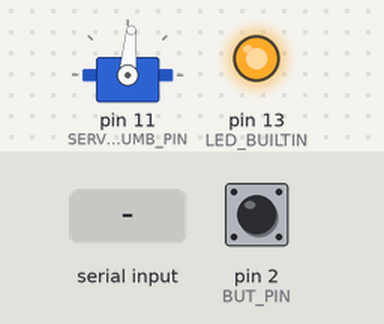
A sketch run on a simulated Arduino Leonardo, built with avr-gcc and run on an emulated ATmega32U4. On the bench: servo, output pins drawn as LEDs (lit = HIGH). Wiring (inferred from the names in the program): WS2801 LEDs: data pin 9; clock pin 10; servo: signal pin 11. The test bench sets the inputs (shaded band); at power-on: pin 2 (BUT_PIN) HIGH. Servo pulses on a pin are drawn as a servo (544–2400 µs = 0–180°); pins used as bus, display or sensor lines are not drawn; what the sketch prints to the serial monitor is not drawn.

Above: at 7.2 s.
7.3 s: "30,150\n" received over Serial
At 10.0 s:
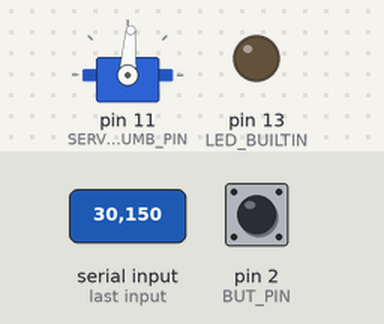
10.3 s: pin 2 (BUT_PIN) pulled LOW for 0.15 s
At 11.4 s:
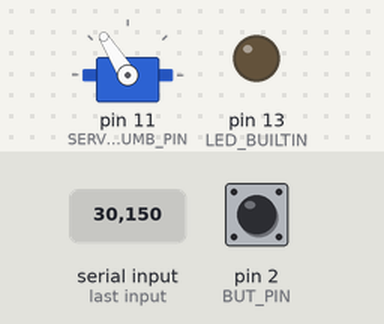
At 13.2 s:
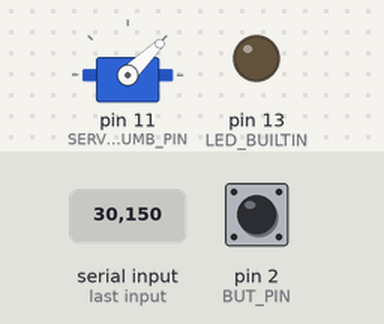
13.4 s: pin 2 (BUT_PIN) pulled LOW for 3.2 s
Timing chart, 0 to 24.1 s (numbered marks = the images above; inputs shaded):
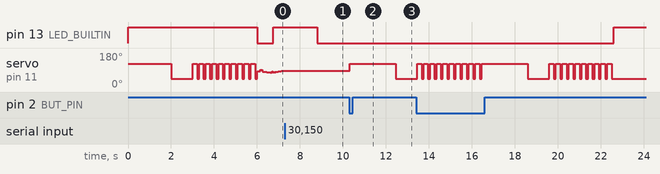

Measured:
- after the input at 7.3 s, servo on pin 11 (SERVO_THUMB_PIN): stops changing and stays 86°
- after the input at 10.3 s, pin 13 (LED_BUILTIN): stays LOW (without the input it goes to HIGH after 0.00 s); servo on pin 11 (SERVO_THUMB_PIN): 86° → 122° at once, → 44° 2.1 s later

The sketch:

DextraRoshamboHand.ino
```cpp
// (licence header left out)
#define VERSION  "Version dated 7.10,2020"
#define BAUDRATE 115200 // serial port baud rate, host must set same speed
#undef USELEDSTRIP // define to send commands to LED strip from Adafruit
#undef ECHO // define to echo back cmd chars (for measuring roundtrip latency)
#define OPPOSEDTHUMB // to use with hand that has opposed thumb (new type from aliexpress without spring compliant actuation)

const int MAX_SERVO_ACTIVATION_TIME_MS = 400; // limits time servos are powered to any one position, set zero to disable timeout
const long int NO_COMMAND_TURN_OFF_TIME_MS = 6000; // time to relax (turn off servos) if no command has been recieved for a long time
const long int BUT_TAP_TIME_MS = 300; // if button is only tapped for less than this time, then show the whole RSB sequence, otherwise, if button is held down, go to rock while held and then paper when released.

#ifdef USELEDSTRIP
#include <Adafruit_WS2801.h> // for LED strip, if error compiling, install Adafruit library WS2801
#endif
#include "FastServo.h" // for fast servo pulse rate (300Hz)
//change COM ports accordingly

// roshambo robot hand control
// in linux echo “x” >> /dev/ttyUBS0
// where x="1" for paper, "2" for scissors, "3" for rock, "4" for slowly wiggling, "5" to relax (turn off servos), "6" to twitch, i.e. during game throws
// serial port characters and states, e.g. for ROCK send '3'
const int PAPER = 1, SCISSORS = 2, ROCK = 3, SLOWLY_WIGGLE = 4, TURN_OFF = 5, TWITCH = 6;
int state = SLOWLY_WIGGLE; // last command received
long lastCmdTimeMs;

FastServo servo0, servo1;
#ifdef OPPOSEDTHUMB
FastServo servoThumb;
#endif

// servo0 = pin 9 = scissors servo
// servo1 = pin 10 = papers servo
// servo0 scissors
// servo1 + servo0 paper
// servo0+1 twitch rock

const int SERVO_0_PIN = 9, SERVO_1_PIN = 10, BUT_PIN = 2, LED_PIN = 7;
#ifdef OPPOSEDTHUMB
const int SERVO_THUMB_PIN = 11;
#endif


// LED strip light from http://www.play-zone.ch/en/12mm-diffused-digital-rgb-led-pixels-50er-strang-ws2801.html
const int LED_STRIP_DATA_PIN = 4, LED_STRIP_CLOCK_PIN = 3, NUM_LEDS = 50;

// https://learn.adafruit.com/12mm-led-pixels/code Set the first variable to the NUMBER of pixels. 25 = 25 pixels in a row
// first third of LEDS are rock, 2nd 3rd are paper, last third are scissors lamps
#ifdef USELEDSTRIP
Adafruit_WS2801 ledStrip;
#endif

// Servos
// rest and extended positions are set by reading pot depending on button press
// on robot hand from ebay, fingers are wired up so that thumb and last 2 fingers are on one servo output and first two fingers are on the other.
// because the servos have different polarity of rotation, see the rock() scissors() and paper() functions to see the exact action
const unsigned int rest0Pos = 1800, ext0Pos = 1000, rest1Pos = 1800, ext1Pos = 1000;// servo pos in us, 2000 finger curled, 1000 fully out
#ifdef OPPOSEDTHUMB
const unsigned int restThumb = 1800, extThumb = 1000;// servo pos in us, 2000 finger curled, 1000 fully out
#endif

// idle waving action. When in background mode, the servo slowly wave around neutral position
const unsigned int idle0dc = (ext0Pos + rest0Pos) / 2, idle1dc = (rest1Pos + ext1Pos) / 2;
const int idleAcAmplitude = 700; // amplitude of osciallations
const int idle0PeriodMs = 1000, idle1PeriodMs = idle0PeriodMs * 1.11111; // discomensurate periods
const int idleReturnTauMs = 3000; // time constant of IIR lowpass filter that filters sinusoidal generators for return to idle position
const int twitchDelayMs = 50, twitchAmplitude = 50;

// cutoff frequency is high enough to let through the AC but prevent sudden jerky returns to osciallation

float idle0LpPos, idle1LpPos;
long lastUpdateTimeMs;

// serial port
int cmd = 0;
bool lastBut = false;
bool attached = false;
int lastAdcCheckTimeMs = 0;
long int lastHeartbeatTime = 0;
long int heartbeatHalfPeriodMs = 500;

int lastS0, lastS1; // last settings for servo 0 and 1, to check for new settings and timeout of powering servo
#ifdef OPPOSEDTHUMB
int lastThumb;
#endif
long lastNewServoSettingTimeMs; // last time that a unique new set of servo positions was set
long lastButtonChangeTimeMs; // last time that button state changed

void setup() {
  pinMode(LED_BUILTIN, OUTPUT);
  pinMode(BUT_PIN, INPUT_PULLUP);
  pinMode(A1, INPUT);
  analogReference(EXTERNAL); // tied to 3V3 so 1023=full scale
  Serial.begin(BAUDRATE);
  attach();
  Serial.println("Dextra RoShamBo ready to serve");
  Serial.println(VERSION);
#ifdef USELEDSTRIP
  Serial.println("Commands for Adafruit LED strip are enabled");
#else
  Serial.println("Adafruit LED strip is disabled");
#endif
#ifdef ECHO
  Serial.println("Command characters will echo");
#else
  Serial.println("Command characters will not echo");
#endif

  Serial.print("Enter ");
  Serial.print(ROCK);
  Serial.print(" for rock, ");
  Serial.print(SCISSORS);
  Serial.print(" for scissors, ");
  Serial.print(PAPER);
  Serial.println(" for paper, ");
  Serial.print(SLOWLY_WIGGLE);
  Serial.println(" for slowly-wiggling state, ");
  Serial.print(TURN_OFF);
  Serial.println(" to turn off servos and LEDs,");
  Serial.print(TWITCH);
  Serial.println(" to twitch the servos");
  //  Serial.println("Turn pot and hit black button to set rest position");

#ifdef USELEDSTRIP
  ledStrip = Adafruit_WS2801(NUM_LEDS, LED_STRIP_DATA_PIN, LED_STRIP_CLOCK_PIN);
  ledStrip.begin(); // LED strip initialization
  ledStrip.show(); // Update LED contents, to start they are all 'off'
#endif
  toggleLed();
  roshamboSequence();

  idle0LpPos = idle0dc; // initialize oscillator
  idle1LpPos = idle1dc; // initialize oscillator
  lastUpdateTimeMs = millis();
  lastCmdTimeMs = lastUpdateTimeMs;
  lastButtonChangeTimeMs=lastUpdateTimeMs;

}


void loop() {
  boolean butPressed = !digitalRead(BUT_PIN); // button pressed state, TRUE if pressed now
  //int adc=analogRead(A7);
  if (butPressed && !lastBut) { // if button just pressed but wasn't last cycle
    toggleLed();
    lastButtonChangeTimeMs=millis();
    state=ROCK;
    idle0LpPos = idle0dc; // initialize oscillator
    idle1LpPos = idle1dc; // initialize oscillator
    lastUpdateTimeMs = millis();
    lastButtonChangeTimeMs=lastUpdateTimeMs;
    lastCmdTimeMs = lastUpdateTimeMs;
  } else if (!butPressed && lastBut && millis()-lastButtonChangeTimeMs<BUT_TAP_TIME_MS) { // button released but quickly
    lastButtonChangeTimeMs=millis();
    roshamboSequence();
  }else if (!butPressed && lastBut){
    toggleLed();
    lastButtonChangeTimeMs=millis();
    state=PAPER; // if released slowly, then now just freeze paper
  }
  lastBut = butPressed;

  if (Serial.available())  {
    toggleLed();
    digitalWrite(LED_PIN, 1);
    heartbeatHalfPeriodMs = 300;
    cmd = Serial.read() - '0'; // convert the character '1'-'9' to decimal 1-9
#ifdef ECHO
    Serial.write(cmd + '0');
#endif
    lastCmdTimeMs = millis();
    switch (cmd) {
      case PAPER:
        state = PAPER;
        break;
      case SCISSORS:
        state = SCISSORS;
        break;
      case ROCK:
        state = ROCK;
        break;
      case SLOWLY_WIGGLE:
        state = SLOWLY_WIGGLE;
        break;
      case TURN_OFF:
        state = TURN_OFF;
        break;
      case TWITCH:
        state = TWITCH;
        break;
      default:
        state = TURN_OFF;
        break;
    }
  }

  if (millis() - lastCmdTimeMs > NO_COMMAND_TURN_OFF_TIME_MS) {
    state = TURN_OFF;
  }

  switch (state) {
    case PAPER:
      paper();
      break;
    case SCISSORS:
      scissors();
      break;
    case ROCK:
      rock();
      break;
    case SLOWLY_WIGGLE:
      slowlyWiggle();
      break;
    case TURN_OFF:
      turnoff();
      break;
    case TWITCH:
      twitch();
      state = TURN_OFF;
      break;
    default:
      break;

  }
  if (millis() - lastHeartbeatTime > heartbeatHalfPeriodMs) {
    lastHeartbeatTime = millis();
    toggleLed();
  }
  digitalWrite(LED_PIN, 0);
}

void updateOscillators() {
  long t = millis();
  int dt = t - lastUpdateTimeMs;
  if (dt > 0) {
    //    Serial.print(" t=");
    //    Serial.print(t);
    //        Serial.print(" dt=");
    //        Serial.print(dt);
    idle0LpPos = updateOscillator(t, dt, idle0LpPos, idle0dc, idleAcAmplitude, idle0PeriodMs);
    idle1LpPos = updateOscillator(t, dt, idle1LpPos, idle1dc, idleAcAmplitude, idle1PeriodMs);
    lastUpdateTimeMs = t;
    //        Serial.print(" idle0LpPos=");
    //        Serial.print(idle0LpPos);
    //        Serial.print(" idle1LpPos=");
    //        Serial.println(idle1LpPos);
  }
}

float updateOscillator(long t, int dt, float lastPos, int dc, int ac, int per) {
  if (dt > 0) {
    float pos = dc + ac * sin((2 * PI * (t % per)) / per);
    //    Serial.print(" pos=");
    //    Serial.println(pos);
    float m = (float)dt / idleReturnTauMs;
    if (m > 1) m = 1;
    //    Serial.print(" m=");
    //    Serial.print(m, 6);
    float newPos = ((1 - m) * lastPos) + (m * pos);
    //    Serial.print(" lastPos=");
    //    Serial.print(lastPos);
    //    Serial.print(" pos=");
    //    Serial.print(pos);
    //    Serial.print(" newPos=");
    //    Serial.println(newPos);
    //
    //    Serial.println();
    return newPos;
  }
  return lastPos;
}

void attach() {
  servo0.attach(SERVO_0_PIN);  // attaches the servo on pin 9 to the servo object
  servo1.attach(SERVO_1_PIN);  // attaches the servo on pin 10 to the servo object
#ifdef OPPOSEDTHUMB
  servoThumb.attach(SERVO_THUMB_PIN);
#endif
  attached = true;
}

void detach() {
  servo0.detach();
  servo1.detach();
#ifdef OPPOSEDTHUMB
  servoThumb.detach();
#endif
  attached = false;
}

void turnoff() { // turn off servos
  state = TURN_OFF;
  if (attached) {
    detach();
#ifdef USELEDSTRIP
    clearLedStrip();
#endif
  }
  else {
#ifdef USELEDSTRIP
    clearLedStrip();
#endif
  }
  heartbeatHalfPeriodMs = 1500;
}

void checkAttached() {
  if (!attached) {
    attach();
  }
}

// wiggle servos slowly
void slowlyWiggle() {
  if (millis() - lastCmdTimeMs > NO_COMMAND_TURN_OFF_TIME_MS) {
    state = TURN_OFF;
  } else {
    state = SLOWLY_WIGGLE;
    heartbeatHalfPeriodMs = 750;


    //  servo0.writeMicroseconds(rest0Pos);
    //  servo1.writeMicroseconds(rest1Pos);
    updateOscillators();
    checkAttached();
    setServoValues((int)idle0LpPos, (int)idle1LpPos, false);
#ifdef OPPOSEDTHUMB
    setThumbServo((int)idle1LpPos);
#endif
#ifdef USELEDSTRIP
    clearLedStrip();
#endif
  }
}

void toggleLed() {
  digitalWrite(LED_BUILTIN, !digitalRead(LED_BUILTIN));
}

void comePlay() {
#ifdef USELEDSTRIP
  clearLedStrip();
#endif
  for (int loop_idx = 0; loop_idx < 1500; loop_idx++)
    if (Serial.available()) {
      break;
    } else {
      delay(1);
    }
#ifdef USELEDSTRIP
  for (int i = 0; i < NUM_LEDS; i++) {
    ledStrip.setPixelColor(i, 0xFFFFFF);
  }
  ledStrip.show();
#endif
  for (int loop_idx = 0; loop_idx < 1500; loop_idx++)
    if (Serial.available()) {
      break;
    } else {
      delay(1);
    }
}

#ifdef USELEDSTRIP
void clearLedStrip() {
  for (int i = 0; i < NUM_LEDS; i++) {
    ledStrip.setPixelColor(i, 0);
  }
  ledStrip.show();
}
#endif

void setServoValues(int s0, int s1, bool resetLowPass) {
  if (s0 != lastS0 || s1 != lastS1) {
    servo0.writeMicroseconds(s0);
    servo1.writeMicroseconds(s1);
    lastNewServoSettingTimeMs = millis();

    if (resetLowPass) {
      idle0LpPos = s0;
      idle1LpPos = s1;
    }
  } else if (millis() - lastNewServoSettingTimeMs > MAX_SERVO_ACTIVATION_TIME_MS) {
    // timeout, detach servos
    turnoff();
  }
}

#ifdef OPPOSEDTHUMB
void setThumbServo(int value){
 if (value != lastThumb) {
    servoThumb.writeMicroseconds(value);
    lastNewServoSettingTimeMs = millis();
  } else if (millis() - lastNewServoSettingTimeMs > MAX_SERVO_ACTIVATION_TIME_MS) {
    // timeout, detach servos
    turnoff();
  }
}
#endif

void rock() {
  checkAttached();
  setServoValues(ext0Pos, ext1Pos, true);
#ifdef OPPOSEDTHUMB
 setThumbServo(restThumb);
#endif
#ifdef USELEDSTRIP
  clearLedStrip();
  for (int i = 2 * NUM_LEDS / 3; i < NUM_LEDS; i++) {
    ledStrip.setPixelColor(i, 0x0000FF);
  }
  ledStrip.show();
#endif
}

void scissors() {
  checkAttached();
  setServoValues(ext0Pos, rest1Pos, true);
#ifdef OPPOSEDTHUMB
 setThumbServo(restThumb);
#endif
#ifdef USELEDSTRIP
  clearLedStrip();
  for (int i = NUM_LEDS / 3; i < 2 * NUM_LEDS / 3; i++) {
    ledStrip.setPixelColor(i, 0x00FF00);
  }
  ledStrip.show();
#endif
}

void paper() {
  checkAttached();
  setServoValues(rest0Pos, rest1Pos, true);
#ifdef OPPOSEDTHUMB
 setThumbServo(extThumb);
#endif
#ifdef USELEDSTRIP
  clearLedStrip();
  for (int i = 0; i < NUM_LEDS / 3; i++) {
    ledStrip.setPixelColor(i, 0xFF0000);
  }
  ledStrip.show();
#endif
}

void roshamboSequence() {
  int d = 1000;
  rock();
  delay(d);
  scissors();
  delay(d);
  paper();
  delay(d);
  d = 100;
  for (int i = 0; i < 10; i++) {
    rock();
    delay(d);
    scissors();
    delay(d);
    paper();
    delay(d);
  }
  paper();

}

void twitch() {
  checkAttached();
  setServoValues(idle0dc - twitchAmplitude, idle1dc - twitchAmplitude, true);
#ifdef USELEDSTRIP
  clearLedStrip();
  for (int i = 0; i < NUM_LEDS ; i++) {
    ledStrip.setPixelColor(i, 0xFFFFFF);
  }
  ledStrip.show();
#endif
  delay(twitchDelayMs);
  setServoValues(idle0dc + twitchAmplitude, idle1dc + twitchAmplitude, true);
#ifdef USELEDSTRIP
  clearLedStrip();
  for (int i = 0; i < NUM_LEDS ; i++) {
    ledStrip.setPixelColor(i, 0);
  }
  ledStrip.show();
#endif
  delay(twitchDelayMs);

}
```

FastServo.h
```cpp
// (licence header left out)
/*
  A servo is activated by creating an instance of the Servo class passing
  the desired pin to the attach() method.
  The servos are pulsed in the background using the value most recently
  written using the write() method.

  Note that analogWrite of PWM on pins associated with the timer are
  disabled when the first servo is attached.
  Timers are seized as needed in groups of 12 servos - 24 servos use two
  timers, 48 servos will use four.
  The sequence used to sieze timers is defined in timers.h

  The methods are:

    Servo - Class for manipulating servo motors connected to Arduino pins.

    attach(pin )  - Attaches a servo motor to an i/o pin.
    attach(pin, min, max  ) - Attaches to a pin setting min and max values in microseconds
    default min is 544, max is 2400

    write()     - Sets the servo angle in degrees.  (invalid angle that is valid as pulse in microseconds is treated as microseconds)
    writeMicroseconds() - Sets the servo pulse width in microseconds
    read()      - Gets the last written servo pulse width as an angle between 0 and 180.
    readMicroseconds()   - Gets the last written servo pulse width in microseconds. (was read_us() in first release)
    attached()  - Returns true if there is a servo attached.
    detach()    - Stops an attached servos from pulsing its i/o pin.
 */

#ifndef FastServo_h
#define FastServo_h

#include <inttypes.h>

/*
 * Defines for 16 bit timers used with  Servo library
 *
 * If _useTimerX is defined then TimerX is a 16 bit timer on the current board
 * timer16_Sequence_t enumerates the sequence that the timers should be allocated
 * _Nbr_16timers indicates how many 16 bit timers are available.
 */

// Architecture specific include
#include "ServoTimers.h"

#define Servo_VERSION           2     // software version of this library

#define MIN_PULSE_WIDTH       544     // the shortest pulse sent to a servo
#define MAX_PULSE_WIDTH      2400     // the longest pulse sent to a servo
#define DEFAULT_PULSE_WIDTH  1500     // default pulse width when servo is attached
#define REFRESH_INTERVAL     3000     // minumim time to refresh servos in microseconds  // Tobi modified from 20000

#define SERVOS_PER_TIMER       12     // the maximum number of servos controlled by one timer
#define MAX_SERVOS   (_Nbr_16timers  * SERVOS_PER_TIMER)

#define INVALID_SERVO         255     // flag indicating an invalid servo index

typedef struct  {
  uint8_t nbr        :6 ;             // a pin number from 0 to 63
  uint8_t isActive   :1 ;             // true if this channel is enabled, pin not pulsed if false
} ServoPin_t   ;

typedef struct {
  ServoPin_t Pin;
  volatile unsigned int ticks;
} servo_t;

class FastServo
{
public:
  FastServo();
  uint8_t attach(int pin);           // attach the given pin to the next free channel, sets pinMode, returns channel number or 0 if failure
  uint8_t attach(int pin, int min, int max); // as above but also sets min and max values for writes.
  void detach();
  void write(int value);             // if value is < 200 its treated as an angle, otherwise as pulse width in microseconds
  void writeMicroseconds(int value); // Write pulse width in microseconds
  int read();                        // returns current pulse width as an angle between 0 and 180 degrees
  int readMicroseconds();            // returns current pulse width in microseconds for this servo (was read_us() in first release)
  bool attached();                   // return true if this servo is attached, otherwise false
private:
   uint8_t servoIndex;               // index into the channel data for this servo
   int8_t min;                       // minimum is this value times 4 added to MIN_PULSE_WIDTH
   int8_t max;                       // maximum is this value times 4 added to MAX_PULSE_WIDTH
};

#endif
```

Source omitted: FastServo.cpp (10876 bytes), ServoTimers.h (2175 bytes)
